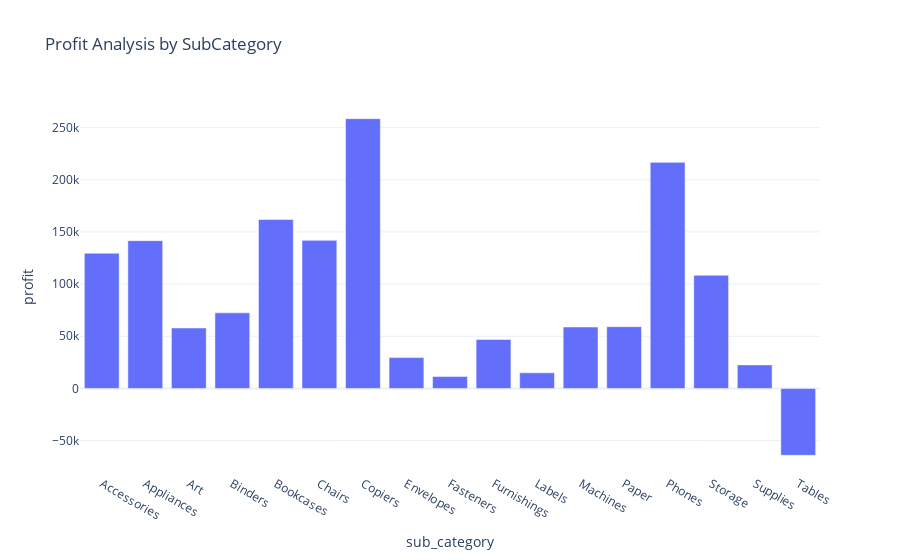

Notebook cell for this chart:
### Code cell
profit_by_subcategory = df.groupby('sub_category')['profit'].sum().reset_index()
fig = px.bar(profit_by_subcategory,
            x = 'sub_category',
            y = 'profit',
            title = 'Profit Analysis by SubCategory')
fig.show()

### Figure 1 — Plotly figure (JSON) as saved in the notebook; plotly's stock layout.template omitted (floating-point values rounded to 4 significant figures)
{"data": [{"alignmentgroup": "True", "hovertemplate": "sub_category=%{x}<br>profit=%{y}<extra></extra>", "legendgroup": "", "marker": {"color": "#636efa", "pattern": {"shape": ""}}, "name": "", "offsetgroup": "", "orientation": "v", "showlegend": false, "textposition": "auto", "type": "bar", "x": ["Accessories", "Appliances", "Art", "Binders", "Bookcases", "Chairs", "Copiers", "Envelopes", "Fasteners", "Furnishings", "Labels", "Machines", "Paper", "Phones", "Storage", "Supplies", "Tables"], "xaxis": "x", "y": [129600.0, 141700.0, 57950.0, 72450.0, 161900.0, 142000.0, 258600.0, 29600.0, 11530.0, 46970.0, 15010.0, 58870.0, 59210.0, 216700.0, 108500.0, 22580.0, -64080.0], "yaxis": "y"}], "layout": {"autosize": true, "barmode": "relative", "legend": {"tracegroupgap": 0}, "title": {"text": "Profit Analysis by SubCategory"}, "xaxis": {"anchor": "y", "autorange": true, "domain": [0, 1], "range": [-0.5, 16.5], "title": {"text": "sub_category"}, "type": "category"}, "yaxis": {"anchor": "x", "autorange": true, "domain": [0, 1], "range": [-82010.0, 276500.0], "title": {"text": "profit"}, "type": "linear"}}}
